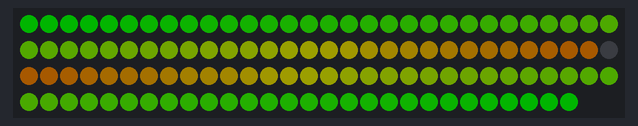
Simulated run of this sketch. Board: Arduino Uno, built with avr-gcc and run on an emulated ATmega328P. Parts: 118 RGB LEDs in strip order, left to right, continuing on the next row. Dim RGB values are drawn brighter than linear; random numbers use the default seed unless the sketch sets one.

Above: at 2.0 s.

The sketch:

wei_hat.ino
```cpp
#include <Adafruit_NeoPixel.h>

#define PIXELS_PER_LINE 59
#define PIXELS_PER_SIDE ceil(PIXELS_PER_LINE/2)

Adafruit_NeoPixel
  strip = Adafruit_NeoPixel(PIXELS_PER_LINE*2, 6, NEO_GRB + NEO_KHZ800);

void setup() {
  strip.begin();
  strip.show();
  strip.setBrightness(64);
}

void setMeterPixelColor(uint16_t n, uint8_t r, uint8_t g, uint8_t b){
  setNormalPixelColor(PIXELS_PER_SIDE-n,r,g,b);
  setNormalPixelColor(PIXELS_PER_SIDE+n,r,g,b);
}
void setMeterPixelColor(uint16_t n, uint32_t c){
  setNormalPixelColor(PIXELS_PER_SIDE-n,c);
  setNormalPixelColor(PIXELS_PER_SIDE+n,c);
}
void setNormalPixelColor(uint16_t n, uint8_t r, uint8_t g, uint8_t b){
  strip.setPixelColor(n,r,g,b);
  strip.setPixelColor(PIXELS_PER_LINE*2-n,r,g,b);
}
void setNormalPixelColor(uint16_t n, uint32_t c){
  strip.setPixelColor(n,c);
  strip.setPixelColor(PIXELS_PER_LINE*2-n,c);
}

void mode0(){
    colorWipe(strip.Color(0, 0, 0), 0);

    delay(1000);
    pulse2(strip.Color(255,0,0));
    delay(5000);
//    pulse2(strip.Color(128,128,0));
//    delay(5000);
    pulse2(strip.Color(0,255,0));
    delay(5000);
//    pulse2(strip.Color(0,128,128));
//    delay(5000);
    pulse2(strip.Color(0,0,255));
//    delay(5000);
//    pulse2(strip.Color(128,0,128));
//    delay(5000);
//    pulse2(strip.Color(125,125,125));

    //delay(20);
}
void mode1(){

    pulse(strip.Color(255,0,0));
    pulse(strip.Color(128,128,0));
    pulse(strip.Color(0,255,0));
    pulse(strip.Color(0,128,128));
    pulse(strip.Color(0,0,255));
    pulse(strip.Color(128,0,128));
    pulse(strip.Color(125,125,125));
}
void mode2(){
    //rainbow(1);
    //rainbowCycle(1);
    for(uint16_t j=0; j<32; j++) {
      for(uint16_t i=0; i<PIXELS_PER_LINE; i++) {
        setMeterPixelColor(i, Wheel((i+(j*8-1)) & 255));
      }
      strip.show();
      delay(50);
    }
}
void mode3(){
  }
void mode4(){
}
void mode5(){
    for(uint16_t i=0; i<10; i++) {
      /*
      int times[] = {1,5,2,10};
      int spaces[] = {0,2,3,3,3,3,4,6,10,15,20};
      for(uint16_t j=0; j<sizeof(times); j++) {
        uint8_t wait = times[random(0,sizeof(times))];
        rainbow( 5, wait, spaces[random(0,sizeof(spaces))], j%2==0, random(0,15) == 0, random(0,30) == 0 );
      }
      */
      uint8_t times[]  = {  0, 1, 1, 2, 2, 3, 4, 6, 8,13 };
      //int spaces[] = {  0, 2, 2, 4, 6,10,16,26,42 };
      uint8_t spaces[] = { 15,10, 8, 7, 5, 5, 4, 3, 3, 0 };
      for(uint16_t j=0; j<sizeof(times); j++) {
        uint8_t wait   = times[j];
        uint8_t space  = spaces[j];
        rainbow2( 5, wait, space, j%2==0, random(0,8) == 0 && space > 0, false, random(0,1) );
      }
    }
}

void loop() {

  rainbow(0);

}

// Fill the dots one after the other with a color
void colorWipe(uint32_t c, uint8_t wait) {
  for(uint16_t i=0; i<PIXELS_PER_LINE; i++) {
    setMeterPixelColor(i, c);
    if ( wait ) {
      strip.show();
      delay(wait);
    }
  }
  if ( wait == 0 ) {
    strip.show();
  }
}

void whiteFlash(uint8_t w) {

  for(uint16_t i=0; i<PIXELS_PER_LINE*2; i++) {
      setNormalPixelColor(i, strip.Color(255, 255, 255));
  }
  strip.show();
  delay(w);
  for(uint16_t i=0; i<PIXELS_PER_LINE*2; i++) {
      setNormalPixelColor(i, strip.Color(0, 0, 0));
  }
  strip.show();
  delay(w);


}

void pad( int number, byte width = 3 ) {
 int currentMax = 10;
 for (byte i=1; i<width; i++){
   if (number < currentMax) {
     Serial.print("0");
   }
   currentMax *= 10;
 }
 Serial.print(number);
}

void rainbow2(uint8_t mode, uint8_t wait, uint8_t spaces, boolean dir, boolean solid, boolean storm, uint8_t mapping) {
  uint16_t color, pixel;
  for(color=0; color<256; color++) {

    if( storm ) {
      if( color % 50 == 0 ) {
        uint8_t flashes = random(1,9);
        for( uint8_t p = 0; p<=flashes; p++ ){
          whiteFlash(60);
        }
        color = color + flashes;
        continue;
      }
    }

    for(pixel=0; pixel<PIXELS_PER_LINE; pixel++) {
      if(mode==1||mode==2){
        // every pixel different color
        setNormalPixelColor(pixel, Wheel((pixel+color) & 255));
      }else if(mode==3||mode==4){
        // every pixel same color
        setNormalPixelColor(pixel, Wheel(color));
      }else if(mode==5||mode==6){

        uint8_t chunkSize = spaces + 1;
        // need to loop through num spaces but only trigger on one pixel
        for( uint8_t space = 0; space<=spaces; space++ ){
          if( pixel % chunkSize == space ){
            if( dir ){
              if( color % chunkSize == space ) {
                if( solid ){
                  uint16_t approx, colorDist;
                  colorDist = 255 / 6;
                  approx = color - (color % colorDist);
                  setNormalPixelColor(pixel, Wheel(approx));
                } else {
                  setNormalPixelColor(pixel, Wheel(color));
                }
              } else {
                setNormalPixelColor(pixel, strip.Color(0, 0, 0));
              }
            } else {
              if( color % chunkSize == ( spaces - space) ) {
                if( solid ){
                  uint16_t approx, colorDist;
                  colorDist = 255 / 6;
                  approx = color - (color % colorDist);
                  setNormalPixelColor(pixel, Wheel(approx));
                } else {
                  setNormalPixelColor(pixel, Wheel(color));
                }
              } else {
                setNormalPixelColor(pixel, strip.Color(0, 0, 0));
              }
            }
          }
        }

      }
    }
    strip.show();
    delay(wait);
    if(mode==2||mode==4||mode==6){
      for(uint8_t i=0; i<PIXELS_PER_LINE; i++) {
        setNormalPixelColor(i, strip.Color(0, 0, 0));
      }
      strip.show();
      delay(wait);
    }  }
}

void pulse(uint32_t c) {
  for(uint16_t j=1; j<42; j++) {
    strip.setBrightness(j*6-1);
    for(uint16_t i=0; i<strip.numPixels(); i++) {
      strip.setPixelColor(i, c);
    }
    strip.show();
  }
  for(uint16_t j=42; j>0; j--) {
    strip.setBrightness(j*6-1);
    for(uint16_t i=0; i<strip.numPixels(); i++) {
      strip.setPixelColor(i, c);
    }
    strip.show();
  }
  strip.setBrightness(255);
}
void pulse2(uint32_t c) {
  for(uint16_t j=1; j<128; j++) {
    strip.setBrightness(j*2-1);
    for(uint16_t i=0; i<strip.numPixels(); i++) {
      strip.setPixelColor(i, c);
    }
    strip.show();
  }
  delay(1000);
  for(uint16_t j=64; j>0; j--) {
    strip.setBrightness(j*4-1);
    for(uint16_t i=0; i<strip.numPixels(); i++) {
      strip.setPixelColor(i, c);
    }
    strip.show();
  }
  strip.setBrightness(255);
}


//Rainbow Program
void rainbow(uint8_t wait) {
  uint16_t i, j;
  for(j=0; j<255; j++) {
    for(i=0; i<PIXELS_PER_LINE; i++) {
      setNormalPixelColor(i, Wheel((i+j) & 255));
    }
    strip.show();
    delay(wait);
  }
}

// Rainbow Cycle Program - Equally distributed
void rainbowCycle(uint8_t wait) {
  uint16_t i, j;
  for(j=0; j<256; j++) { // 5 cycles of all colors on wheel
    for(i=0; i< strip.numPixels(); i++) {
      strip.setPixelColor(i, Wheel(((i * 256 / strip.numPixels()) + j) & 255));
    }
    strip.show();
    delay(wait);
  }
}


// Input a value 0 to 255 to get a color value.
// The colors are a transition r - g - b - back to r.
uint32_t Wheel(byte WheelPos) {
  if(WheelPos < 85) {
   return strip.Color(WheelPos * 3, 255 - WheelPos * 3, 0);
  } else if(WheelPos < 170) {
   WheelPos -= 85;
   return strip.Color(255 - WheelPos * 3, 0, WheelPos * 3);
  } else {
   WheelPos -= 170;
   return strip.Color(0, WheelPos * 3, 255 - WheelPos * 3);
  }
}
```
